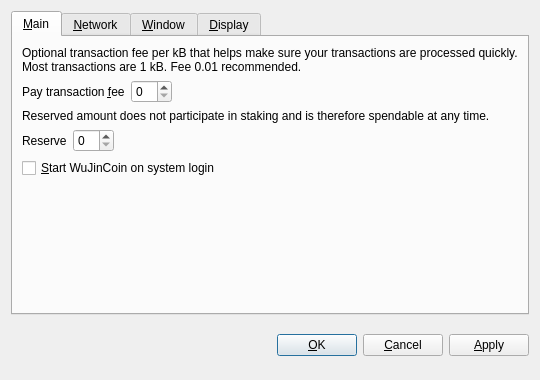
<?xml version="1.0" encoding="UTF-8"?>
<ui version="4.0">
 <class>OptionsDialog</class>
 <widget class="QDialog" name="OptionsDialog">
  <property name="geometry">
   <rect>
    <x>0</x>
    <y>0</y>
    <width>540</width>
    <height>380</height>
   </rect>
  </property>
  <property name="windowTitle">
   <string>Options</string>
  </property>
  <property name="modal">
   <bool>true</bool>
  </property>
  <layout class="QVBoxLayout" name="verticalLayout">
   <item>
    <widget class="QTabWidget" name="tabWidget">
     <property name="tabPosition">
      <enum>QTabWidget::North</enum>
     </property>
     <property name="currentIndex">
      <number>0</number>
     </property>
     <widget class="QWidget" name="tabMain">
      <attribute name="title">
       <string>&amp;Main</string>
      </attribute>
      <layout class="QVBoxLayout" name="verticalLayout_Main">
       <item>
        <widget class="QLabel" name="transactionFeeInfoLabel">
         <property name="text">
          <string>Optional transaction fee per kB that helps make sure your transactions are processed quickly. Most transactions are 1 kB. Fee 0.01 recommended.</string>
         </property>
         <property name="textFormat">
          <enum>Qt::PlainText</enum>
         </property>
         <property name="wordWrap">
          <bool>true</bool>
         </property>
        </widget>
       </item>
       <item>
        <layout class="QHBoxLayout" name="horizontalLayoutFee">
         <item>
          <widget class="QLabel" name="transactionFeeLabel">
           <property name="text">
            <string>Pay transaction &amp;fee</string>
           </property>
           <property name="textFormat">
            <enum>Qt::PlainText</enum>
           </property>
           <property name="buddy">
            <cstring>transactionFee</cstring>
           </property>
          </widget>
         </item>
         <item>
          <widget class="BitcoinAmountField" name="transactionFee"/>
         </item>
         <item>
          <spacer name="horizontalSpacerFee">
           <property name="orientation">
            <enum>Qt::Horizontal</enum>
           </property>
           <property name="sizeHint" stdset="0">
            <size>
             <width>40</width>
             <height>20</height>
            </size>
           </property>
          </spacer>
         </item>
        </layout>
       </item>
       <item>
        <widget class="QLabel" name="reserveBalanceInfoLabel">
         <property name="text">
          <string>Reserved amount does not participate in staking and is therefore spendable at any time.</string>
         </property>
         <property name="textFormat">
          <enum>Qt::PlainText</enum>
         </property>
         <property name="wordWrap">
          <bool>true</bool>
         </property>
        </widget>
       </item>
       <item>
        <layout class="QHBoxLayout" name="horizontalLayoutReserveBalance">
         <item>
          <widget class="QLabel" name="reserveBalanceLabel">
           <property name="text">
            <string>Reserve</string>
           </property>
           <property name="textFormat">
            <enum>Qt::PlainText</enum>
           </property>
           <property name="buddy">
            <cstring>reserveBalance</cstring>
           </property>
          </widget>
         </item>
         <item>
          <widget class="BitcoinAmountField" name="reserveBalance"/>
         </item>
         <item>
          <spacer name="horizontalSpacerReserveBalance">
           <property name="orientation">
            <enum>Qt::Horizontal</enum>
           </property>
           <property name="sizeHint" stdset="0">
            <size>
             <width>40</width>
             <height>20</height>
            </size>
           </property>
          </spacer>
         </item>
        </layout>
       </item>
       <item>
        <widget class="QCheckBox" name="bitcoinAtStartup">
         <property name="toolTip">
          <string>Automatically start WuJinCoin after logging in to the system.</string>
         </property>
         <property name="text">
          <string>&amp;Start WuJinCoin on system login</string>
         </property>
        </widget>
       </item>
       <item>
        <spacer name="verticalSpacer_Main">
         <property name="orientation">
          <enum>Qt::Vertical</enum>
         </property>
         <property name="sizeHint" stdset="0">
          <size>
           <width>20</width>
           <height>40</height>
          </size>
         </property>
        </spacer>
       </item>
      </layout>
     </widget>
     <widget class="QWidget" name="tabNetwork">
      <attribute name="title">
       <string>&amp;Network</string>
      </attribute>
      <layout class="QVBoxLayout" name="verticalLayout_Network">
       <item>
        <widget class="QCheckBox" name="mapPortUpnp">
         <property name="toolTip">
          <string>Automatically open the WuJinCoin client port on the router. This only works when your router supports UPnP and it is enabled.</string>
         </property>
         <property name="text">
          <string>Map port using &amp;UPnP</string>
         </property>
        </widget>
       </item>
       <item>
        <widget class="QCheckBox" name="connectSocks">
         <property name="toolTip">
          <string>Connect to the WuJinCoin network through a SOCKS5 proxy (e.g. when connecting through Tor).</string>
         </property>
         <property name="text">
          <string>&amp;Connect through SOCKS5 proxy:</string>
         </property>
        </widget>
       </item>
       <item>
        <layout class="QHBoxLayout" name="horizontalLayout_Network">
         <item>
          <widget class="QLabel" name="proxyIpLabel">
           <property name="text">
            <string>Proxy &amp;IP:</string>
           </property>
           <property name="textFormat">
            <enum>Qt::PlainText</enum>
           </property>
           <property name="buddy">
            <cstring>proxyIp</cstring>
           </property>
          </widget>
         </item>
         <item>
          <widget class="QValidatedLineEdit" name="proxyIp">
           <property name="maximumSize">
            <size>
             <width>140</width>
             <height>16777215</height>
            </size>
           </property>
           <property name="toolTip">
            <string>IP address of the proxy (e.g. 127.0.0.1)</string>
           </property>
          </widget>
         </item>
         <item>
          <widget class="QLabel" name="proxyPortLabel">
           <property name="text">
            <string>&amp;Port:</string>
           </property>
           <property name="textFormat">
            <enum>Qt::PlainText</enum>
           </property>
           <property name="buddy">
            <cstring>proxyPort</cstring>
           </property>
          </widget>
         </item>
         <item>
          <widget class="QLineEdit" name="proxyPort">
           <property name="maximumSize">
            <size>
             <width>55</width>
             <height>16777215</height>
            </size>
           </property>
           <property name="toolTip">
            <string>Port of the proxy (e.g. 9050)</string>
           </property>
          </widget>
         </item>
         <item>
          <spacer name="horizontalSpacer_Network">
           <property name="orientation">
            <enum>Qt::Horizontal</enum>
           </property>
           <property name="sizeHint" stdset="0">
            <size>
             <width>40</width>
             <height>20</height>
            </size>
           </property>
          </spacer>
         </item>
        </layout>
       </item>
       <item>
        <spacer name="verticalSpacer_Network">
         <property name="orientation">
          <enum>Qt::Vertical</enum>
         </property>
         <property name="sizeHint" stdset="0">
          <size>
           <width>20</width>
           <height>40</height>
          </size>
         </property>
        </spacer>
       </item>
      </layout>
     </widget>
     <widget class="QWidget" name="tabWindow">
      <attribute name="title">
       <string>&amp;Window</string>
      </attribute>
      <layout class="QVBoxLayout" name="verticalLayout_Window">
       <item>
        <widget class="QCheckBox" name="minimizeToTray">
         <property name="toolTip">
          <string>Show only a tray icon after minimizing the window.</string>
         </property>
         <property name="text">
          <string>&amp;Minimize to the tray instead of the taskbar</string>
         </property>
        </widget>
       </item>
       <item>
        <widget class="QCheckBox" name="minimizeOnClose">
         <property name="toolTip">
          <string>Minimize instead of exit the application when the window is closed. When this option is enabled, the application will be closed only after selecting Quit in the menu.</string>
         </property>
         <property name="text">
          <string>M&amp;inimize on close</string>
         </property>
        </widget>
       </item>
       <item>
        <spacer name="verticalSpacer_Window">
         <property name="orientation">
          <enum>Qt::Vertical</enum>
         </property>
         <property name="sizeHint" stdset="0">
          <size>
           <width>20</width>
           <height>40</height>
          </size>
         </property>
        </spacer>
       </item>
      </layout>
     </widget>
     <widget class="QWidget" name="tabDisplay">
      <attribute name="title">
       <string>&amp;Display</string>
      </attribute>
      <layout class="QVBoxLayout" name="verticalLayout_Display">
       <item>
        <layout class="QHBoxLayout" name="horizontalLayout_1_Display">
         <item>
          <widget class="QLabel" name="langLabel">
           <property name="text">
            <string>User Interface &amp;language:</string>
           </property>
           <property name="textFormat">
            <enum>Qt::PlainText</enum>
           </property>
           <property name="buddy">
            <cstring>lang</cstring>
           </property>
          </widget>
         </item>
         <item>
          <widget class="QValueComboBox" name="lang">
           <property name="toolTip">
            <string>The user interface language can be set here. This setting will take effect after restarting WuJinCoin.</string>
           </property>
          </widget>
         </item>
        </layout>
       </item>
       <item>
        <layout class="QHBoxLayout" name="horizontalLayout_2_Display">
         <item>
          <widget class="QLabel" name="unitLabel">
           <property name="text">
            <string>&amp;Unit to show amounts in:</string>
           </property>
           <property name="textFormat">
            <enum>Qt::PlainText</enum>
           </property>
           <property name="buddy">
            <cstring>unit</cstring>
           </property>
          </widget>
         </item>
         <item>
          <widget class="QValueComboBox" name="unit">
           <property name="toolTip">
            <string>Choose the default subdivision unit to show in the interface and when sending coins.</string>
           </property>
          </widget>
         </item>
        </layout>
       </item>
       <item>
        <widget class="QCheckBox" name="coinControlFeatures">
         <property name="toolTip">
          <string>Whether to show coin control features or not.</string>
         </property>
         <property name="text">
          <string>Display coin &amp;control features (experts only!)</string>
         </property>
        </widget>
       </item>
       <item>
        <widget class="QCheckBox" name="useBlackTheme">
         <property name="text">
          <string>Use black visual theme (requires restart)</string>
         </property>
        </widget>
       </item>
       <item>
        <spacer name="verticalSpacer_Display">
         <property name="orientation">
          <enum>Qt::Vertical</enum>
         </property>
         <property name="sizeHint" stdset="0">
          <size>
           <width>20</width>
           <height>40</height>
          </size>
         </property>
        </spacer>
       </item>
      </layout>
     </widget>
    </widget>
   </item>
   <item>
    <layout class="QHBoxLayout" name="horizontalLayout_Buttons">
     <item>
      <spacer name="horizontalSpacer_1">
       <property name="orientation">
        <enum>Qt::Horizontal</enum>
       </property>
       <property name="sizeHint" stdset="0">
        <size>
         <width>40</width>
         <height>48</height>
        </size>
       </property>
      </spacer>
     </item>
     <item>
      <widget class="QLabel" name="statusLabel">
       <property name="font">
        <font>
         <weight>75</weight>
         <bold>true</bold>
        </font>
       </property>
       <property name="text">
        <string/>
       </property>
       <property name="textFormat">
        <enum>Qt::PlainText</enum>
       </property>
       <property name="wordWrap">
        <bool>true</bool>
       </property>
      </widget>
     </item>
     <item>
      <spacer name="horizontalSpacer_2">
       <property name="orientation">
        <enum>Qt::Horizontal</enum>
       </property>
       <property name="sizeHint" stdset="0">
        <size>
         <width>40</width>
         <height>48</height>
        </size>
       </property>
      </spacer>
     </item>
     <item>
      <widget class="QPushButton" name="okButton">
       <property name="text">
        <string>&amp;OK</string>
       </property>
      </widget>
     </item>
     <item>
      <widget class="QPushButton" name="cancelButton">
       <property name="text">
        <string>&amp;Cancel</string>
       </property>
       <property name="autoDefault">
        <bool>false</bool>
       </property>
      </widget>
     </item>
     <item>
      <widget class="QPushButton" name="applyButton">
       <property name="text">
        <string>&amp;Apply</string>
       </property>
       <property name="autoDefault">
        <bool>false</bool>
       </property>
      </widget>
     </item>
    </layout>
   </item>
  </layout>
 </widget>
 <customwidgets>
  <customwidget>
   <class>BitcoinAmountField</class>
   <extends>QSpinBox</extends>
   <header>bitcoinamountfield.h</header>
  </customwidget>
  <customwidget>
   <class>QValueComboBox</class>
   <extends>QComboBox</extends>
   <header>qvaluecombobox.h</header>
  </customwidget>
  <customwidget>
   <class>QValidatedLineEdit</class>
   <extends>QLineEdit</extends>
   <header>qvalidatedlineedit.h</header>
  </customwidget>
 </customwidgets>
 <resources/>
 <connections/>
</ui>
